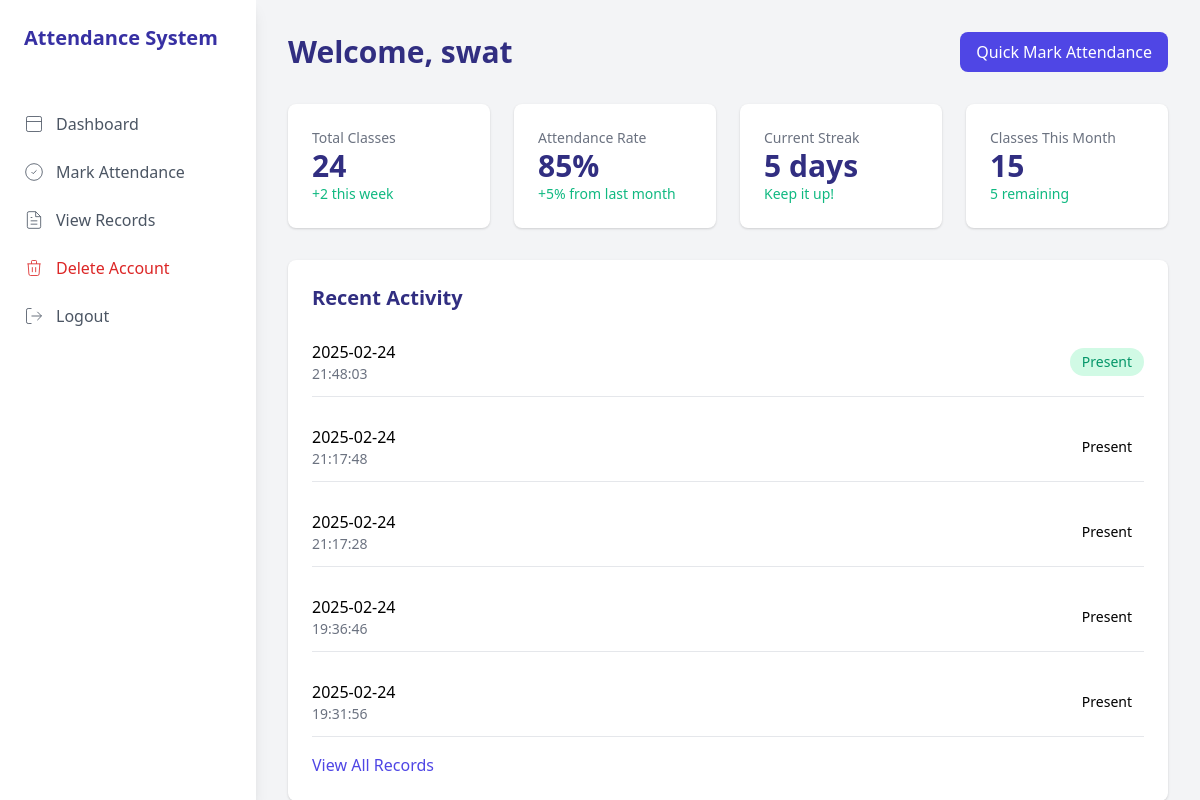
The app's page /dashboard (signed in) with its own data.
### tables this page shows
CREATE TABLE users (
        user_id INTEGER PRIMARY KEY AUTOINCREMENT,
        username TEXT UNIQUE NOT NULL,
        password TEXT NOT NULL,
        role TEXT NOT NULL,
        department TEXT,
        registration_time TIMESTAMP DEFAULT CURRENT_TIMESTAMP
    );

CREATE TABLE attendance (
        id INTEGER PRIMARY KEY AUTOINCREMENT,
        user_id INTEGER,
        course_id INTEGER,
        time TEXT,
        date TEXT,
        FOREIGN KEY(user_id) REFERENCES users(user_id),
        FOREIGN KEY(course_id) REFERENCES courses(course_id)
    );

### app.py (the view, shortened to what this page needs)
@app.route('/dashboard')
def dashboard():
    if 'username' not in session:
        return redirect(url_for('login'))
    conn = sqlite3.connect(DATABASE_PATH)
    c = conn.cursor()
    if session['role'] == 'teacher':
        c.execute("""
            SELECT users.username, attendance.date, attendance.time
            FROM attendance
            JOIN users ON attendance.user_id = users.user_id
            ORDER BY attendance.date DESC, attendance.time DESC
            LIMIT 5
        """)
    else:
        c.execute("""
            SELECT users.username, attendance.date, attendance.time
            FROM attendance
            JOIN users ON attendance.user_id = users.user_id
            WHERE users.username = ?
            ORDER BY attendance.date DESC, attendance.time DESC
            LIMIT 5
        """, (session['username'],))
    records = c.fetchall()
    course_counts = {}
    conn.close()
    return render_template('dashboard.html',
                         records=records,
                         role=session['role'],
                         course_counts=course_counts)

### templates/dashboard.html (shortened to what this page needs)
<!DOCTYPE html>
<html lang="en">
<head>
    <link href="https://cdnjs.cloudflare.com/ajax/libs/tailwindcss/2.2.19/tailwind.min.css" rel="stylesheet">
</head>
<body class="bg-gray-100">
    <div class="flex h-screen">
        <div class="w-64 bg-white shadow-lg">
            <div class="p-6">
                <h1 class="text-xl font-bold text-indigo-800">Attendance System</h1>
            </div>
            <nav class="mt-6">
                <a href="{{ url_for('dashboard') }}" class="flex items-center px-6 py-3 text-gray-600 hover:bg-indigo-50 hover:text-indigo-700">
                    <svg class="w-5 h-5 mr-3" viewBox="0 0 24 24" fill="none" stroke="currentColor">
                        <rect x="3" y="3" width="18" height="18" rx="2" />
                        <path d="M3 9h18" />
                    </svg>
                    Dashboard
                </a>
                <a href="{{ url_for('mark_attendance') }}" class="flex items-center px-6 py-3 text-gray-600 hover:bg-indigo-50 hover:text-indigo-700">
                    <svg class="w-5 h-5 mr-3" viewBox="0 0 24 24" fill="none" stroke="currentColor">
                        <path d="M9 12l2 2 4-4" />
                        <circle cx="12" cy="12" r="10" />
                    </svg>
                    Mark Attendance
                </a>
                <a href="{{ url_for('view_records') }}" class="flex items-center px-6 py-3 text-gray-600 hover:bg-indigo-50 hover:text-indigo-700">
                    <svg class="w-5 h-5 mr-3" viewBox="0 0 24 24" fill="none" stroke="currentColor">
                        <path d="M14 2H6a2 2 0 0 0-2 2v16a2 2 0 0 0 2 2h12a2 2 0 0 0 2-2V8z" />
                        <path d="M14 2v6h6" />
                        <path d="M16 13H8" />
                        <path d="M16 17H8" />
                        <path d="M10 9H8" />
                    </svg>
                    View Records
                </a>
                {% if session.get('role') == 'student' %}
                <a href="{{ url_for('delete_account') }}" class="flex items-center px-6 py-3 text-red-600 hover:bg-red-50 hover:text-red-700">
                    <svg class="w-5 h-5 mr-3" viewBox="0 0 24 24" fill="none" stroke="currentColor">
                        <path d="M19 7l-.867 12.142A2 2 0 0116.138 21H7.862a2 2 0 01-1.995-1.858L5 7m5 4v6m4-6v6m1-10V4a1 1 0 00-1-1h-4a1 1 0 00-1 1v3M4 7h16" />
                    </svg>
                    Delete Account
                </a>
                {% endif %}
                <a href="{{ url_for('logout') }}" class="flex items-center px-6 py-3 text-gray-600 hover:bg-indigo-50 hover:text-indigo-700 mt-auto">
                    <svg class="w-5 h-5 mr-3" viewBox="0 0 24 24" fill="none" stroke="currentColor">
                        <path d="M9 21H5a2 2 0 0 1-2-2V5a2 2 0 0 1 2-2h4" />
                        <polyline points="16 17 21 12 16 7" />
                        <line x1="21" y1="12" x2="9" y2="12" />
                    </svg>
                    Logout
                </a>
            </nav>
        </div>
        <div class="flex-1 p-8">
            <div class="flex justify-between items-center mb-8">
                <h1 class="text-3xl font-bold text-indigo-900">Welcome, {{ session.get('username', 'User') }}</h1>
                <a href="{{ url_for('mark_attendance') }}" class="px-4 py-2 bg-indigo-600 text-white rounded-lg hover:bg-indigo-700">
                    Quick Mark Attendance
                </a>
            </div>
            <div class="grid grid-cols-4 gap-6 mb-8">
                <div class="bg-white p-6 rounded-lg shadow">
                    <h2 class="text-gray-500 text-sm font-medium">Total Classes</h2>
                    <p class="text-3xl font-bold text-indigo-900">24</p>
                    <p class="text-green-500 text-sm">+2 this week</p>
                </div>
                <div class="bg-white p-6 rounded-lg shadow">
                    <h2 class="text-gray-500 text-sm font-medium">Attendance Rate</h2>
                    <p class="text-3xl font-bold text-indigo-900">85%</p>
                    <p class="text-green-500 text-sm">+5% from last month</p>
                </div>
                <div class="bg-white p-6 rounded-lg shadow">
                    <h2 class="text-gray-500 text-sm font-medium">Current Streak</h2>
                    <p class="text-3xl font-bold text-indigo-900">5 days</p>
                    <p class="text-green-500 text-sm">Keep it up!</p>
                </div>
                <div class="bg-white p-6 rounded-lg shadow">
                    <h2 class="text-gray-500 text-sm font-medium">Classes This Month</h2>
                    <p class="text-3xl font-bold text-indigo-900">15</p>
                    <p class="text-green-500 text-sm">5 remaining</p>
                </div>
            </div>
            <div class="bg-white rounded-lg shadow p-6">
                <h2 class="text-xl font-bold text-indigo-900 mb-4">Recent Activity</h2>
                <div class="space-y-4">
                    {% for record in records %}
                    <div class="flex items-center justify-between py-3 border-b">
                        <div>
                            <h3 class="font-medium">{{ record[1] }}</h3>
                            <p class="text-sm text-gray-500">{{ record[2] }}</p>
                        </div>
                        <span class="px-3 py-1 text-sm {% if loop.index0 == 0 %}text-green-600{% else %}text-orange-600{% endif %} bg-{% if loop.index0 == 0 %}green{% else %}orange{% endif %}-100 rounded-full">
                            {% if loop.index0 == 0 %}Present{% else %}Present{% endif %}
                        </span>
                    </div>
                    {% endfor %}
                </div>
                <a href="{{ url_for('view_records') }}" class="mt-4 inline-block text-indigo-600 hover:text-indigo-800">View All Records</a>
            </div>
        </div>
    </div>
</body>
</html>

### records on screen
users: get "swat"
attendance: date "2025-02-24", time "21:48:03", shows "Present"
attendance: date "2025-02-24", time "21:17:48", shows "Present"
attendance: date "2025-02-24", time "21:17:28", shows "Present"
attendance: date "2025-02-24", time "19:36:46", shows "Present"
attendance: date "2025-02-24", time "19:31:56", shows "Present"
